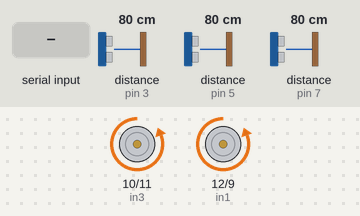
The sketch below on a simulated Arduino Leonardo, built with avr-gcc and run on an emulated ATmega32U4. Parts: motor-driver pin pairs drawn as motors (green arrow = first pin HIGH = forward, orange = second pin HIGH = backward, longer = more drive). Wiring (inferred from the names in the program): 3 × ultrasonic range finder: trigger pin 2, echo pin 3 / trigger pin 4, echo pin 5 / trigger pin 6, echo pin 7. The inputs (shaded band) are chosen by the test bench; at power-on: distance to the obstacle (sensors on pin 3, pin 7, pin 5) 80 cm. The echo pulse lasts 58.3 µs per cm.

Above: at 1.2 s.
1.3 s: distance to the obstacle (sensor on pin 3) set to 19 cm
2.8 s: distance to the obstacle (sensor on pin 3) set to 15 cm
At 4.0 s:
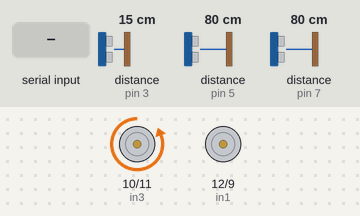
4.3 s: distance to the obstacle (sensor on pin 7) set to 23 cm
5.8 s: distance to the obstacle (sensor on pin 7) set to 19 cm
At 6.3 s:
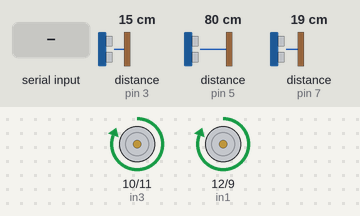
7.3 s: "L" received over the second serial link
At 7.7 s:
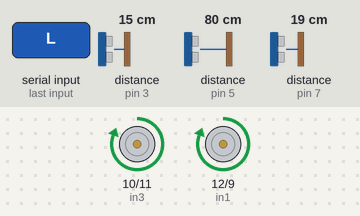
8.8 s: "R" received over the second serial link
At 10.1 s:
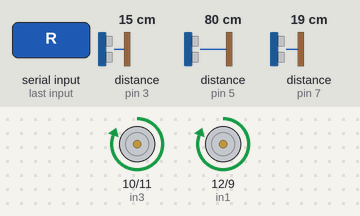
Timing chart, 0 to 11.3 s (numbered marks = the images above; inputs shaded):
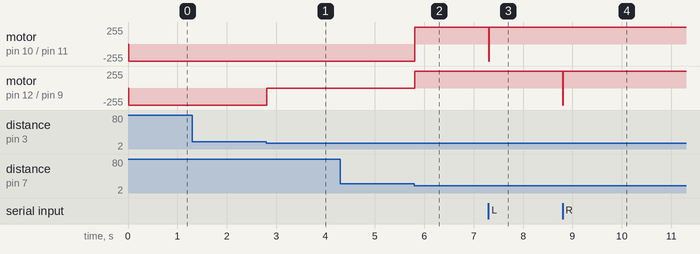

Measured:
- the behaviour switches between 17 and 16 cm on distance to the obstacle (sensor on pin 3) (found by bisection; images 0 and 1)
- the behaviour switches between 22 and 21 cm on distance to the obstacle (sensor on pin 7) (found by bisection; images 1 and 2)
- after the input at 1.3 s, every drawn part: stays the same
- after the input at 2.8 s, motor on pin 12 (in1) / pin 9 (in2): backward 255/255 → stopped at once
- after the input at 4.3 s, every drawn part: stays the same
- after the input at 5.8 s, motor on pin 10 (in3) / pin 11 (in4): backward 255/255 → forward 255/255 at once; motor on pin 12 (in1) / pin 9 (in2): stopped → forward 255/255 at once
- after the input at 7.3 s, motor on pin 10 (in3) / pin 11 (in4): forward 255/255 → backward 255/255 at once, → forward 255/255 0.01 s later
- after the input at 8.8 s, motor on pin 12 (in1) / pin 9 (in2): forward 255/255 → backward 255/255 at once, → forward 255/255 0.01 s later

The sketch:

AracArduino.ino
```cpp
//XPERT MIND.
//This program is used to control a robot using a app that communicates with Arduino through a bluetooth module.
//Error Code Chart: Code 01; Turnradius is higher than Speed; Code 02; Speed is higher than 255;
#define in1 12 //L298n Motor Driver pins.
#define in2 9
#define in3 10
#define in4 11

const int trigPin1 = 2;
const int echoPin1= 3;
const int trigPin2 = 4;
const int echoPin2 = 5;
const int trigPin3 = 6;
const int echoPin3 = 7;


long duration;
int distance,distance1,distance2,distance3,difference;
//Distance 1 - SOL
// DİSTANCE 2- ORTA

int command; //Int to store app command state.
int Speed = 255; // 0 - 255.
int Speedsec;
int buttonState = 0;
int lastButtonState = 0;
int Turnradius = 0; //Set the radius of a turn, 0 - 255 Note:the robot will malfunction if this is higher than int Speed.
int brakeTime = 45;
int brkonoff = 1; //1 for the electronic braking system, 0 for normal.
void setup() {
  pinMode(in1, OUTPUT);
  pinMode(in2, OUTPUT);
  pinMode(in3, OUTPUT);
  pinMode(in4, OUTPUT);
  pinMode(trigPin1,OUTPUT);
  pinMode(echoPin1,INPUT);
  pinMode(trigPin2,OUTPUT);
  pinMode(echoPin2,INPUT);
  pinMode(trigPin3,OUTPUT);
  pinMode(echoPin3,INPUT);


  Serial.begin (9600);
  Serial1.begin(9600);

}

void loop()
{
  Speed = 255;

   if(Serial1.available() <= 0) {

    digitalWrite(trigPin1, LOW);
    delayMicroseconds(2);
    digitalWrite(trigPin1, HIGH);
    delayMicroseconds(10);
    digitalWrite(trigPin1, LOW);
    duration = pulseIn(echoPin1, HIGH);
    distance1 = (duration/2) / 29.1;

     digitalWrite(trigPin2, LOW);
    delayMicroseconds(2);
    digitalWrite(trigPin2, HIGH);
    delayMicroseconds(10);
    digitalWrite(trigPin2, LOW);
    duration = pulseIn(echoPin2, HIGH);
    distance2 = (duration/2) / 29.1;

     digitalWrite(trigPin3, LOW);
    delayMicroseconds(2);
    digitalWrite(trigPin3, HIGH);
    delayMicroseconds(10);
    digitalWrite(trigPin3, LOW);
    duration = pulseIn(echoPin3, HIGH);
    distance3 = (duration/2) / 29.1;
  //DİSTANCE 1 SAĞ, DİSTANCE 2 ORTA, DİSTANCE 3 SOL,


    if (distance2 > 22 && (distance3 > 16 && distance1 > 16)){ //ÖNÜ BOŞSA ÖNE GİT
        forward();
    }
    else if (distance1 > 20 || distance3 > 20)
    {
       if (distance1 >= distance3){
          forwardright();
        }else{
          forwardleft();
         }
    }
      else {
      back();
    }

   }


    if(Serial1.available() > 0) {
      command = Serial1.read();
      switch (command) {
        case 'F':
          forward();
          break;
        case 'B':
          back();
          break;
        case 'L':
          left();
          break;
        case 'R':
          right();
          break;
        case 'G':
          forwardleft();
          break;
        case 'I':
          forwardright();
          break;
        case 'H':
          backleft();
          break;
        case 'J':
          backright();
          break;
        case '0':
          Speed = 100;
          break;
        case '1':
          Speed = 140;
          break;
        case '2':
          Speed = 153;
          break;
        case '3':
          Speed = 165;
          break;
        case '4':
          Speed = 178;
          break;
        case '5':
          Speed = 191;
          break;
        case '6':
          Speed = 204;
          break;
        case '7':
          Speed = 216;
          break;
        case '8':
          Speed = 229;
          break;
        case '9':
          Speed = 242;
          break;
        case 'q':
          Speed = 255;
          break;
      }
      Speedsec = Turnradius;
      if (brkonoff == 1) {
        brakeOn();
      } else {
        brakeOff();
      }
    }
}

void forward() {
  analogWrite(in2, Speed);
  analogWrite(in4, Speed);
  analogWrite(in1,0);
  analogWrite(in3,0);
}

void back() {
  analogWrite(in1, Speed);
  analogWrite(in3, Speed);
  analogWrite(in2,0);
  analogWrite(in4,0);
}

void left() {
  analogWrite(in1, Speed);
  analogWrite(in4, Speed);
   analogWrite(in2,0);
  analogWrite(in3,0);
}

void right() {
  analogWrite(in2, Speed);
  analogWrite(in3, Speed);
  analogWrite(in1,0);
  analogWrite(in4,0);
}
void forwardleft() {


//DOGRUSU
  analogWrite(in2, Speedsec);
  analogWrite(in4, Speed);
}
void forwardright() {


//DOGRUSU
  analogWrite(in2, Speed);
  analogWrite(in4, Speedsec);
}
void backright() {

//DOGRUSU
   analogWrite(in1, Speedsec);
  analogWrite(in3, Speed);
}
void backleft() {

  //DOGRUSU
  analogWrite(in1, Speed);
  analogWrite(in3, Speedsec);
}

void Stop() {
  analogWrite(in1, 0);
  analogWrite(in2, 0);
  analogWrite(in3, 0);
  analogWrite(in4, 0);
}

void brakeOn() {
  //Here's the future use: an electronic braking system!
  // read the pushbutton input pin:
  buttonState = command;
  // compare the buttonState to its previous state
  if (buttonState != lastButtonState) {
    // if the state has changed, increment the counter
    if (lastButtonState == 'F') {
      if (buttonState == 'S') {
        back();
        delay(brakeTime);
        Stop();
      }
    }
    if (lastButtonState == 'B') {
      if (buttonState == 'S') {
        forward();
        delay(brakeTime);
        Stop();
      }
    }
    if (lastButtonState == 'L') {
      if (buttonState == 'S') {
        right();
        delay(brakeTime);
        Stop();
      }
    }
    if (lastButtonState == 'R') {
      if (buttonState == 'S') {
        left();
        delay(brakeTime);
        Stop();
      }
    }
  }
  // save the current state as the last state,
  //for next time through the loop
  lastButtonState = buttonState;
}
void brakeOff() {

}

void SonarSensor(int trigPin,int echoPin)
{
digitalWrite(trigPin, LOW);
delayMicroseconds(2);
digitalWrite(trigPin, HIGH);
delayMicroseconds(10);
digitalWrite(trigPin, LOW);
duration = pulseIn(echoPin, HIGH);
distance = (duration/2) / 29.1;

}
```
